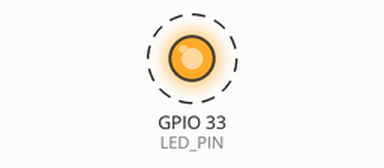
This sketch was run on a simulated ESP32. Shown: output pins drawn as LEDs (lit = HIGH). Dashed ring = blinking.

Above: at 0.2 s.
Timing chart, 0 to 3.0 s (numbered marks = the images above):
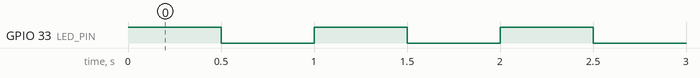

Measured:
- by itself, GPIO 33 (LED_PIN): alternates HIGH for 0.50 s and LOW for 0.50 s

The sketch:

test_led_alive.ino
```cpp
#define LED_PIN 33

void setup() {
  pinMode(LED_PIN, OUTPUT);
}

void loop() {
  digitalWrite(LED_PIN, HIGH);
  delay(500);
  digitalWrite(LED_PIN, LOW);
  delay(500);
}
```
